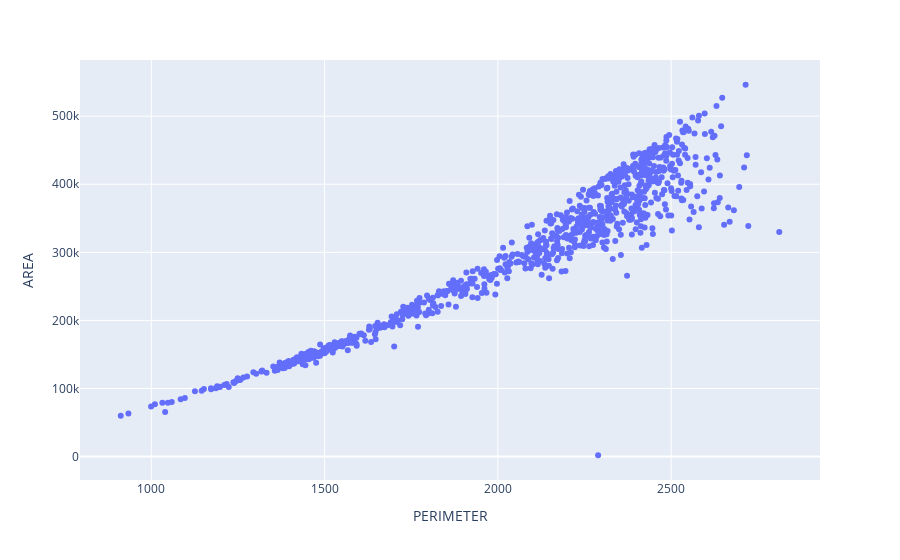

Notebook code cell kept with this figure:
### Code cell
fig = px.scatter(cdf, x="PERIMETER", y="AREA")
fig.show()

### Figure 1 — Plotly figure (JSON) as saved in the notebook; plotly's stock layout.template omitted (floating-point values rounded to 4 significant figures; data arrays with more than 128 entries replaced by an {"elided": "..."} marker saying what was removed)
{"data": [{"hovertemplate": "PERIMETER=%{x}<br>AREA=%{y}<extra></extra>", "legendgroup": "", "marker": {"color": "#636efa", "symbol": "circle"}, "mode": "markers", "name": "", "orientation": "v", "showlegend": false, "type": "scatter", "x": {"elided": "898 float values"}, "xaxis": "x", "y": {"elided": "898 int values"}, "yaxis": "y"}], "layout": {"legend": {"tracegroupgap": 0}, "margin": {"t": 60}, "xaxis": {"anchor": "y", "domain": [0, 1], "title": {"text": "PERIMETER"}}, "yaxis": {"anchor": "x", "domain": [0, 1], "title": {"text": "AREA"}}}}
